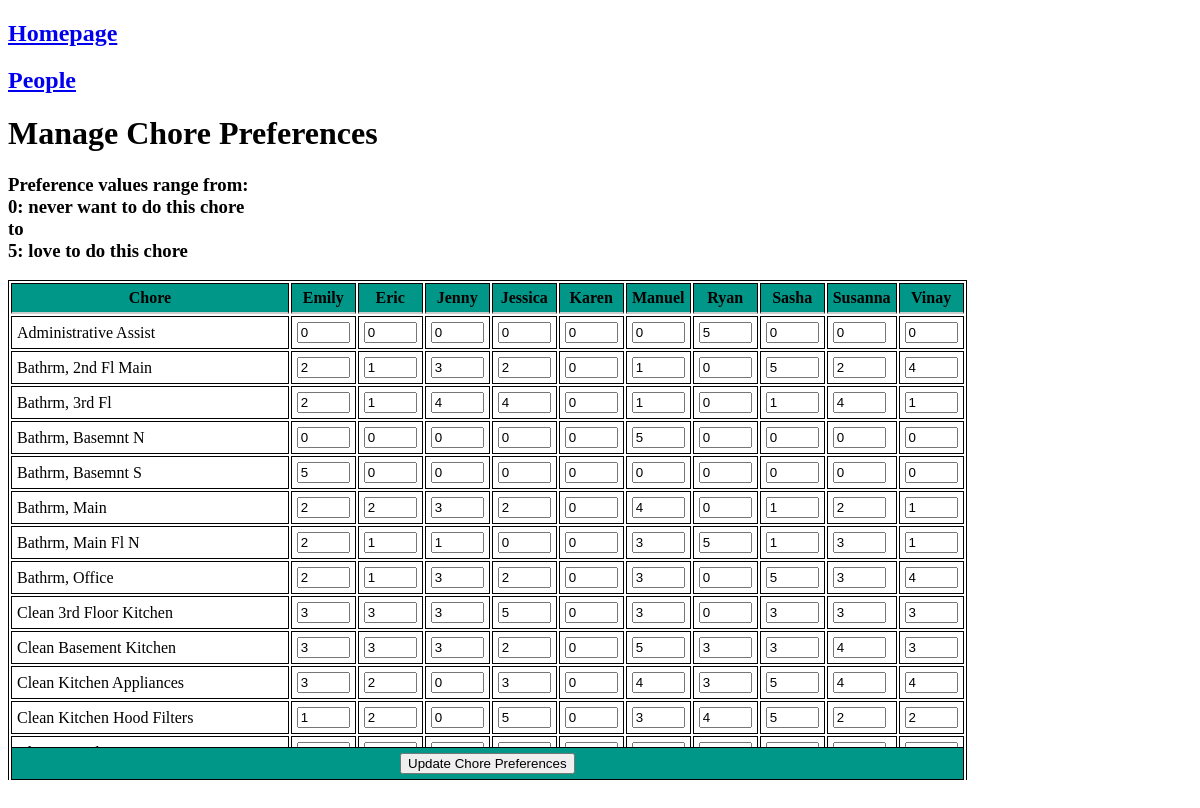
The page /prefs on the database as committed earlier.
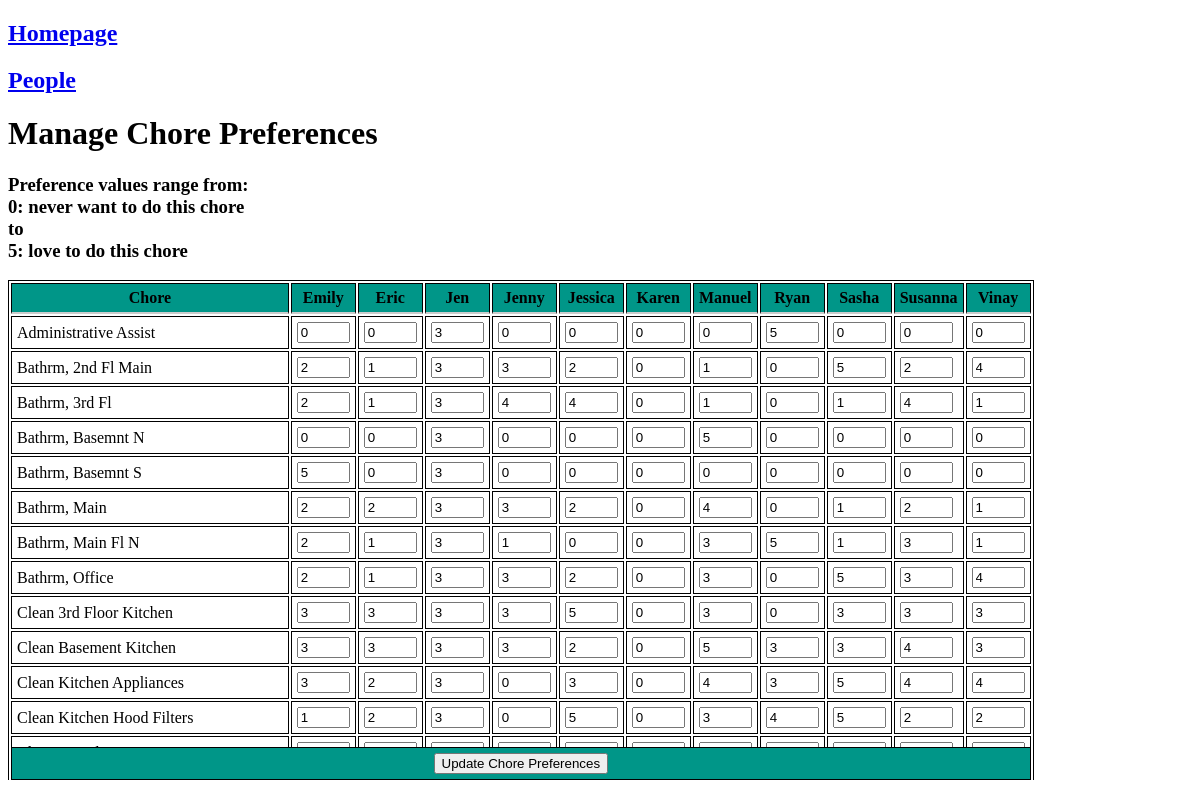
The same page on the database as committed later.
### tables this page shows
CREATE TABLE "people" (
"id" INTEGER,
  "first_name" TEXT,
  "last_name" TEXT,
  "load_fraction" REAL,
  "parent" INTEGER,
  "active" INTEGER,
  "email" TEXT
);

CREATE TABLE "preferences" (
"id" INTEGER,
  "task" TEXT,
  "task_type" TEXT,
  "person_id" INTEGER,
  "preference" INTEGER
);

### chore_chart.py (the view)
@app.route("/prefs", methods=["GET", "POST"])
def prefs():
    with sqlite3.connect(db) as con:
        cur = con.cursor()
        if request.method == 'POST':
            for pref_id, value in request.form.items():
                cur.execute(f"UPDATE preferences SET preference = {value} WHERE id = {pref_id}")
            con.commit()
        people = pd.read_sql(con=con, sql = f"SELECT * FROM people WHERE active")
        people = people.rename(columns = {'id': 'person_id'})
        prefs = pd.read_sql(con=con, sql = f"SELECT * FROM preferences")
        prefs = prefs.merge(people[['person_id','first_name']], on = 'person_id')
        prefs = prefs.sort_values(['task','first_name']).set_index(['task','first_name'])
    return render_template("prefs.html", prefs = prefs)

### templates/prefs.html (shortened to what this page needs)
<!doctype html>
<html>
<head>
  <link rel="stylesheet" href="{{ url_for('static', filename='style.css') }}">
</head>
<body>
  <h2><a href="/">Homepage</a></h2>
  <h2><a href="/people">People</a></h2>
  <h1>Manage Chore Preferences</h1>
  <h3>Preference values range from: <br>
    0: never want to do this chore
    <br>to<br>
    5: love to do this chore</h3>
  <div class="fixed-head">
  <table>
    <thead>
      <tr>
        <th>Chore</th>
	{% for name in prefs.index.levels[1] %}
	    <th>{{name}}</th>
	{% endfor %}
      </tr>
    </thead>
    <form method="POST" action="{{ url_for('prefs') }}">
    <tbody>
      {% for task in prefs.index.levels[0] %}
      <tr>
	<td>{{task}}</td>
	{% for name in prefs.index.levels[1] %}
	<td>
	  <input type="number"
		 value="{{ prefs.loc[(task, name), 'preference'] }}"
		 name="{{ prefs.loc[(task, name), 'id'] }}"
		 step="1" min="0" max="5"/>
	</td>
	{% endfor %}
      </tr>
      {% endfor %}
    </tbody>
    <tfoot>
      <tr>
	<td colspan="{{ prefs.index.levels[1].size + 1 }}" class="center-text">
	  <input type="submit" value="Update Chore Preferences">
	</td>
      </tr>
    </tfoot>
    </form>
  </table>
  </div>
</body>
</html>

Rows that differ between the two databases and show on the page:
added people: first_name "Jen", {{ prefs.loc[(task, name), 'preference'] }} "3"
